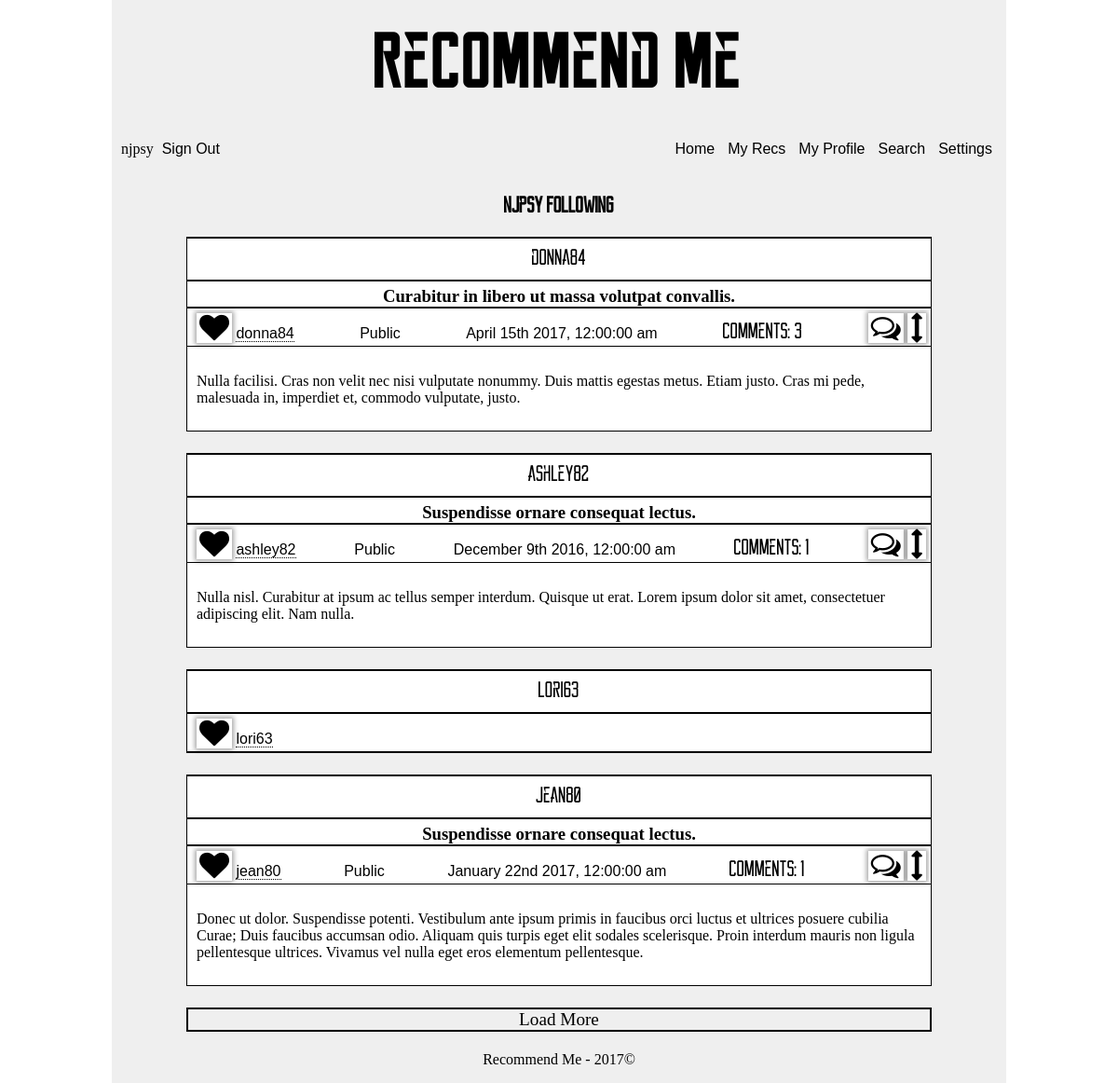
The page /personal/following (signed in) on the database as committed earlier.
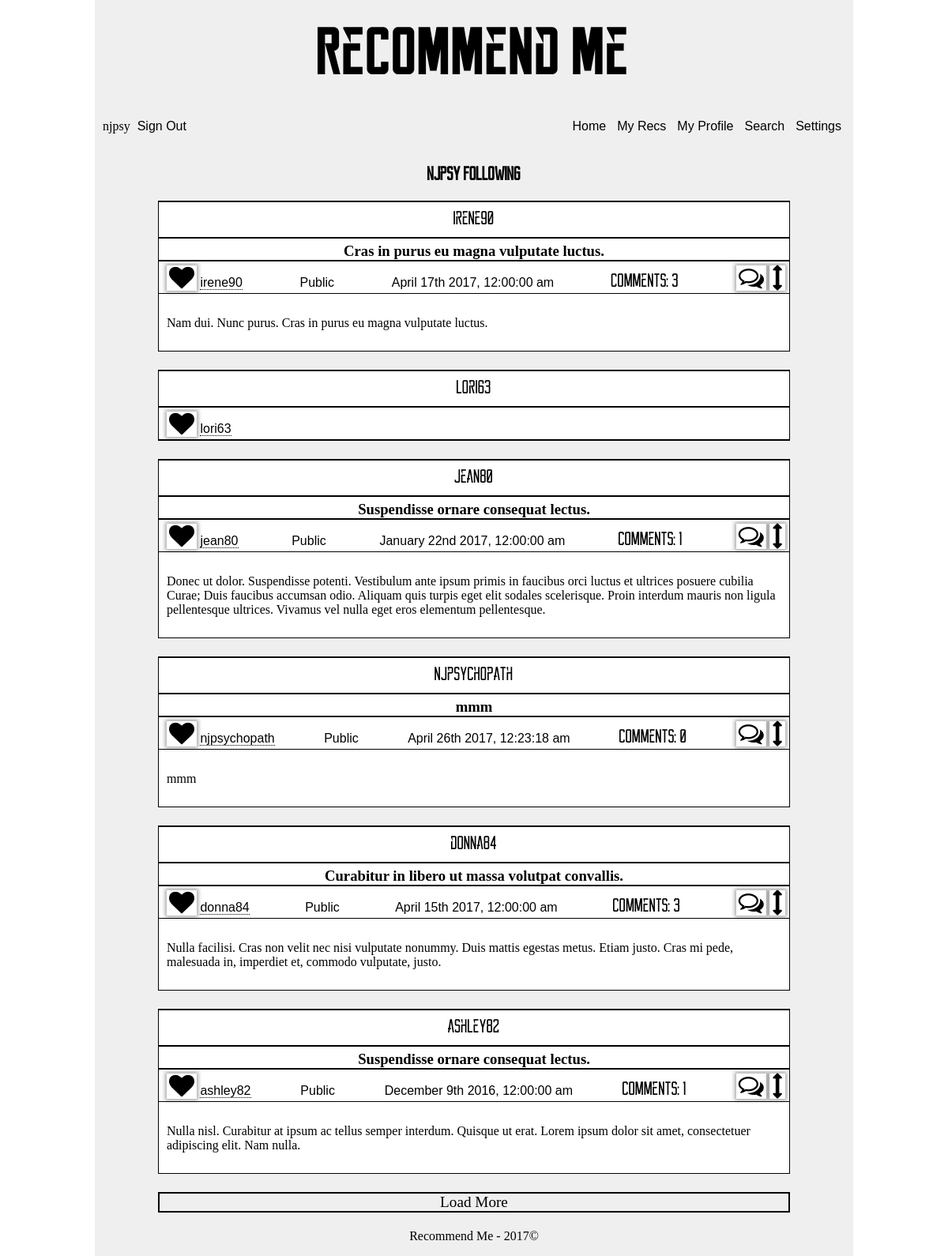
The same page on the database as committed later.
### app/models.py (models this page shows, shortened)
class User(UserMixin, db.Model):
    __tablename__ = 'user'
    id = db.Column(db.INTEGER, primary_key=True)
    username = db.Column(db.String, unique=True, index=True)
    email = db.Column(db.String, unique=True, index=True)
    about_me = db.Column(db.TEXT)
    api = db.Column(db.String())
    confirmed = db.Column(db.BOOLEAN, default=False)
    display = db.Column(db.INTEGER, default=10)
    invalid_logins = db.Column(db.INTEGER, default=0)
    last_login = db.Column(db.DATETIME, default=datetime.utcnow)
    member_since = db.Column(db.DATETIME, default=datetime.utcnow)
    password_hash = db.Column(db.String(128))
    role_id = db.Column(db.INTEGER, db.ForeignKey('role.id'))
    updates = db.Column(db.BOOLEAN, default=True)
    role = db.relationship('Role', backref=backref('user', lazy='dynamic'))
    @property
    def password(self):
        raise AttributeError('password is hashed')

class Recommendation(db.Model):
    __tablename__ = 'recommendation'
    id = db.Column(db.INTEGER, primary_key=True)
    made_private = db.Column(db.BOOLEAN, default=False)
    new_comment = db.Column(db.BOOLEAN, default=False)
    text = db.Column(db.TEXT)
    timestamp = db.Column(db.DATETIME, index=True, default=datetime.utcnow)
    title = db.Column(db.String(64))
    user_id = db.Column(db.INTEGER, db.ForeignKey('user.id'))
    verification = db.Column(db.INTEGER)
    user = db.relationship('User', backref=backref('recommendation', lazy='dynamic'))
    def prepare_comments(self):
        prep_query = self.comment\
            .filter(Comment.verification > 0)\
            .order_by(desc(Comment.timestamp))
        d_c = prep_query\
            .paginate(1, per_page=5, error_out=False)
        count = prep_query.count()
        return (d_c, count)

### app/personal/views.py (the view)
@personal.route('/following/<int:id>')
@personal.route('/following')
def following(id=-1):
    if current_user.is_authenticated and id == -1:
        id = current_user.id
    user = User.query.get(int(id))
    if user is None:
        abort(404)
    last_rec = db.session.query(Recommendation.id, Recommendation.user_id, func.max(Recommendation.timestamp))\
        .filter(Recommendation.verification>0)\
        .group_by(Recommendation.user_id)\
        .all()
    display_names = db.session.query(User, Recommendation)\
        .outerjoin(Recommendation, and_(
            Recommendation.id.in_([each[0] for each in last_rec]),
            Recommendation.user_id == User.id
            )
        )\
        .join(Relationship, Relationship.following == User.id)\
        .filter(User.id.in_([one.following for one in user.following]))\
        .order_by(desc(Relationship.timestamp))\
        .paginate(1, per_page=current_user.display, error_out=False)
    return render_template('personal/following.html', display=display_names,
        user = user)

### app/auth/views.py (called while the page is built)
@auth.before_app_request
def before_request():
    if current_user.is_authenticated and not current_user.confirmed \
        and request.endpoint[:5] != 'auth.' and request.endpoint != 'static':
        return redirect(url_for('auth.unconfirmed'))

### app/models.py (called while the page is built)
@login_manager.user_loader
def load_user(user_id):
    return User.query.get(int(user_id))

### manage.py (called while the page is built)
@app.url_defaults
def hashed_static_file(endpoint, values):
    if 'static' == endpoint or endpoint.endswith('.static'):
        filename = values.get('filename')
        if filename:
            blueprint = request.blueprint
            if '.' in endpoint:  # blueprint
                blueprint = endpoint.rsplit('.', 1)[0]
            static_folder = app.static_folder
            if blueprint and app.blueprints[blueprint].static_folder:
                static_folder = app.blueprints[blueprint].static_folder
            fp = os.path.join(static_folder, filename)
            if os.path.exists(fp):
                values['_'] = int(os.stat(fp).st_mtime)

### app/templates/personal/following.html (shortened to what this page needs)
<!DOCTYPE html>
{% extends 'abstract/one-column.html' %}
{% block head %}
  {{super()}}
{% endblock %}
{% block maincontent %}
  <h2>{{user.username}} Following</h2>
{% endblock %}
{% block supplemental %}
  {{relationship_macro.initialize(display, moment, current_user)}}
{% endblock %}

### app/templates/abstract/one-column.html
<!DOCTYPE html>
{% extends 'abstract/base.html' %}
{% block content %}
  <div id='maincontent-one'>
    {% block maincontent %}
    {% endblock %}
  </div>
  <div id='supplemental'>
    {% block supplemental %}
    {% endblock %}
  </div>
{% endblock %}

### app/templates/abstract/base.html (shortened to what this page needs)
<!DOCTYPE html>
<html lang='en'>
  {% import 'macros/comment-macro.html' as comment_macro %}
  {% import 'macros/flash-macro.html' as flash_macro %}
  {% import 'macros/relationship-macro.html' as relationship_macro %}
  {% import 'macros/rec-macro.html' as rec_macro %}
  {% if current_user.is_moderator %}
    {% import 'macros/moderator/mod-comment-macro.html' as mod_comment_macro %}
    {% import 'macros/moderator/mod-rec-macro.html' as mod_rec_macro %}
  {% endif %}
  <head>
    {% block head %}
      <link href="{{url_for('static', filename='css/abstract/base.css')}}" type='text/css' rel='stylesheet'/>
      <link href="{{url_for('static', filename='css/macros/flash.css')}}" type='text/css' rel='stylesheet'/>
      <link href="{{url_for('static', filename='css/abstract/rec-comment.css')}}" type='text/css', rel='stylesheet'/>
      <link href="{{url_for('static', filename='css/abstract/form.css')}}" type='text/css', rel='stylesheet'/>
      <link href="{{url_for('static', filename='css/speciality/font-awesome.min.css')}}" type='text/css', rel='stylesheet'/>
    {% endblock %}
  </head>
  <body>
    <header>
      {% block header %}
        <hgroup>
          <h1>Recommend Me</h1>
        </hgroup>
        <nav>
          <ul class='sign-in'>
            {% if current_user.is_authenticated %}
              <p>{{current_user.username}}</p>
              <a href="{{url_for('auth.logout')}}">Sign Out</a>
            {% else %}
              <a href="{{url_for('auth.login')}}">Sign In</a>
              <a href="{{url_for('auth.subscribe')}}">Register</a>
            {% endif %}
          </ul>
          <ul class='nav-bar'>
            <li><a href="{{url_for('main.index')}}">Home</a></li>
            <li><a href="{{url_for('personal.post')}}">My Recs</a></li>
            <div class='submenu-container'>
              <li class='submenu-header'><a href="{{url_for('personal.profile')}}">My Profile</a></li>
            </div>
            <div class='submenu-container'>
              <li class='submenu-header'><a href="{{url_for('main.search')}}">Search</a></li>
            </div>
            <div class='submenu-container'>
              <li class='submenu-header'><a href="{{url_for('personal.update', next=request.url)}}">Settings</a></li>
            </div>
          </ul>
        </nav>
      {% endblock %}
    </header>
    <div id='content'>
      {% block content %}
      {% endblock %}
    </div>
    <footer>
      {% block footer %}
        <p>Recommend Me - 2017&#169</p>
      {% endblock %}
    </footer>
  </body>
</html

### app/templates/macros/relationship-macro.html
{% import 'macros/rec-macro.html' as rec_macro %}
{% macro initialize(display, moment, current_user) %}
  <div class='list-recs'>
    {% if display.items|length != 0 %}
      {{ajax(display, moment, current_user)}}
    {% else %}
      <p>Nothing to display here. Click on a user's heart to start following them!</p>
    {% endif %}
    {% if display.pages != display.page and display.pages != 0 %}
      <a><p class='load-more'>Load More</p></a>
    {% endif %}
  </div>
{% endmacro %}
{% macro ajax(display, moment, current_user, link=request.url) %}
  {% for user, rec in display.items %}
    <div class='name-header'>
      <p class='reckoner name-header-display'>{{user.username}}</p>
    </div>
    {% if rec != None %}
      {{rec_macro.single_rec(rec, moment, current_user, link)}}
    {% else %}
      {{no_recs(user, current_user)}}
      <br/>
    {% endif %}
  {% endfor %}
{% endmacro %}
{% macro no_recs(user, current_user) %}
  <div class='single-post'>
    <div class='post-header'>
      <ul class='post-header-list'>
        <li>
          {% if current_user.is_authenticated and current_user != user %}
            {% if current_user.following.filter_by(following=user.id).first() %}
              <i id='{{user.id}}' class="follow-button font-link fa fa-heart fa-2x"></i>
            {% else %}
              <i id='{{user.id}}' class='follow-button font-link fa fa-heart-o fa-2x'></i>
            {% endif %}
          {% endif %}
          <a href="{{url_for('personal.profile', id=user.id)}}">
            {{user.username}}
          </a>
        </li>
    </div>
  </div>
{% endmacro %}

### app/templates/macros/rec-macro.html (shortened to what this page needs)
{% import 'macros/comment-macro.html' as comment_macro %}
{% macro render_rec(rec, count, moment, current_user, attributes=True, link=request.url) %}
  <div class='single-post'>
    <a href="{{url_for('main.highlight', id=rec.id)}}">
      <h3 class='rec-title'>{{rec.title}}</h3>
    </a>
    <div class='post-header'>
      <ul class='post-header-list'>
        <li>
          {% if current_user.is_authenticated and current_user != rec.user %}
            {% if current_user.following.filter_by(following=rec.user_id).first() %}
              <i id='{{rec.user_id}}' class="follow-button font-link fa fa-heart fa-2x"></i>
            {% else %}
              <i id='{{rec.user_id}}' class='follow-button font-link fa fa-heart-o fa-2x'></i>
            {% endif %}
          {% endif %}
          <a href="{{url_for('personal.profile', id=rec.user_id)}}">
            {{rec.user.username}}
          </a>
        </li>
        <li>
          {% if rec.verification != 0 %}
            Public
          {% else %}
            Private
          {% endif %}
        </li>
        <li>
          {{moment(rec.timestamp).format('MMMM Do YYYY, h:mm:ss a')}}
        </li>
        <li class='reckoner'>
          Comments: {{count}}
        </li>
        {% if attributes or rec.user_id==current_user.id %}
          <li>
            {% if attributes %}
              <i id='{{rec.id}}' class='{{link}} font-link toggle-comments fa fa-comments-o fa-2x'></i>
              <i class='font-link toggle-show fa fa-arrows-v fa-2x'></i>
            {% endif %}
          </li>
        {% endif %}
      </ul>
    </div>
    <p class='post-text'>
      {{rec.text}}
    </p>
  </div>
  <br/>
{% endmacro %}
{% macro single_rec(rec, moment, current_user, attributes=True, link=request.url, in_comments=True) %}
  {% set comments, count = rec.prepare_comments() %}
  {{render_rec(rec, count, moment, current_user, attributes, link)}}
{% endmacro %}

### app/templates/macros/moderator/mod-comment-macro.html (shortened to what this page needs)
{% import 'macros/comment-macro.html' as comment_macro %}

### app/templates/macros/moderator/mod-rec-macro.html (shortened to what this page needs)
{% import 'macros/rec-macro.html' as rec_macro %}

### app/static/css/abstract/base.css (style rules this page uses)
body { font-family: Georgia, 'Times New Roman', serif; margin: 0px auto; width: 960px; }
header, #content, footer { background-color: #efefef; }
#content, footer { height: 100%; overflow: auto; }
#maincontent-one, .w760 { margin: 0px 100px; width: 760px; }
header { padding: 10px 10px 15px 10px; }
footer { clear: both; text-align: center; }
a { border-bottom: 1px dotted black; color: inherit; text-decoration: none; }
hgroup { font-family: 'reckoner_bold', Impact, fantasy; font-size: 32pt; text-align: center; }
h1 { margin: 20px 0 20px 0; }
h2 { font-family: 'reckoner', Impact, fantasy; font-size: 24px; text-align: center; }
.sign-in>p { display: inline; }
.sign-in { float: left; padding-left: 0; }
nav { height: 40px; }
.nav-bar { float: right; position: relative; }
li { display: inline; font-family: sans-serif; }
nav a { border-bottom: none; color: inherit; font-family: sans-serif; padding: 5px; text-decoration: none; }
.submenu-container { display: inline-block; position: relative; }
.reckoner { font-family: 'reckoner', Impact, fantasy; font-size: 24px; }

### app/static/css/abstract/rec-comment.css (style rules this page uses)
.list-recs { margin: 0px auto; width: 800px; }
.single-post { background-color: white; border: 1px solid black; clear: both; }
.rec-title { border-bottom: 2px solid black; margin: 0 0 5px 0; padding-top: 5px; text-align: center; }
.post-header { border-bottom: 1px solid black; padding: 0 5px 0 5px; }
.post-header-list { height: 30px; margin: 5px 0 5px 0; padding-left: 5px; text-align: justify; }
.post-header-list:after { content: ''; display: inline-block; width: 100%; }
.post-header li { display: inline-block; }
.font-link { box-shadow: 0 0 5px 2px rgba(0,0,0,.35); cursor: pointer; padding: 0 3px 0 3px; }
.post-text { margin-top: 0px; padding: 10px; white-space: pre-line; }
.load-more, .load-more-com { border: 2px solid black; font-size: larger; margin: 5px 0 5px 0; text-align: center; }
.name-header { background-color: #ffffff; border: 1px solid black; border-top: 2px solid black; font-size: larger; margin: 5px 0 0 0; padding: 5px; text-align: center; }
.name-header-display { margin: 5px 0 5px 0; }

Rows that differ between the two databases and show on the page:
now on this page (row unchanged): User: username "irene90", title "Cras in purus eu magna vulputate luctus.", user.username "irene90", shows "Public", role "3", text "Nam dui. Nunc purus. Cras in purus eu magna vulputate luctus."
now on this page (row unchanged): Recommendation: timestamp "April 17th 2017, 12:00:00 am"
shown differently, row unchanged: User "lori63": moves up the list
shown differently, row unchanged: User "jean80": moves up the list
now on this page (row edited): User: username "njpsychopath", title "mmm", user.username "njpsychopath", shows "Public", invalid_logins "0", text "mmm"
added Recommendation: timestamp "April 26th 2017, 12:23:18 am"
